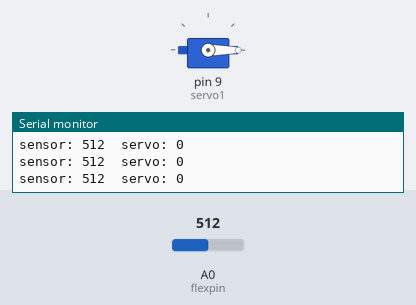
This sketch was run on a simulated Arduino Uno, built with avr-gcc and run on an emulated ATmega328P. On the bench: servo, the last lines printed to the serial monitor. The inputs (shaded band) are chosen by the test bench; at power-on: A0 (flexpin) = 512.

Above: at 1.2 s.
1.3 s: A0 (flexpin) set to 716
At 1.8 s:
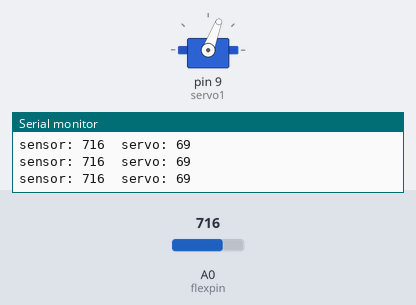
2.8 s: A0 (flexpin) set to 900
At 4.1 s:
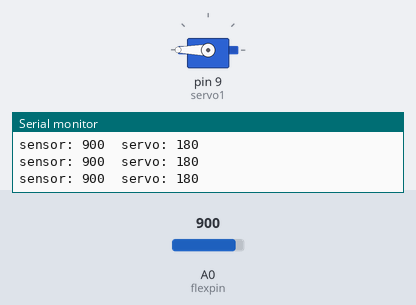
Timing chart, 0 to 5.8 s (numbered marks = the images above; inputs shaded):
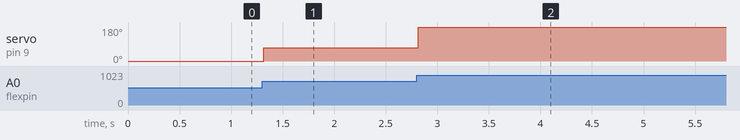

Measured:
- after the input at 1.3 s, servo on pin 9 (servo1): 0° → 69° at once
- after the input at 2.8 s, servo on pin 9 (servo1): 69° → 180° at once

The sketch:

lesson_09.ino
```cpp
/*
 * Набор для экспериментов MaxKit 01
 * Код программы для опыта №9: sketch 09
 *
 * ДАТЧИК ИЗГИБА (FLEX SENSOR)
 *
 * Написано для сайта "Полный комплект" http://maxkit.ru
 *
 *
 * Помощь сообщества Arduino.
 * Посетите сайт http://www.arduino.cc
 *
 *
 * ДАТЧИК ИЗГИБА (FLEX SENSOR)
 *
 * Использование "FLEX SENSOR" для изменения положение сервопривода
 *
 * В предыдущем скетче мы узнали, как устанавливать сервопривод
 * в разные позиций. Теперь же, мы познакомимся с новым датчиком
 * который тоже можно использовать для управления сервоприводом.
 *
 * Датчик изгиба представляет собой пластиковую полоску с
 * токопроводящим покрытием. Когда полоса не изогнута, покрытие
 * обладает определенным сопротивлением, но как только полоска
 * начинает изгибаться, частицы в покрытии изменяют положение
 * друг относительно друга, тем самым увеличивая общее сопротивление.
 * Вы можете использовать это датчик встроив его например в перчатку
 * для определения движение пальца, прикрепив к дверным петлям, чтобы
 * узнать угол открытия двери, и т.д.
 *
 * Подключение оборудования:
 *
 *  Flex сенсор:
 *
 *  Flex сенсор - пластиковая полоска с черными поперечными полосками.
 *  Он воспринимает изгиб с полосатой стороны.
 *  
 *  Flex датчик имеет два контакта, и так как это резистор, полярность
 *  у него отсутствует, т.е все равно какой куда подключать.
 *  
 *  Подключите один из выводов на аналоговый Pin0 Arduino.
 *  И тот же вывод подключите, через резистор 10 кОм (коричневый
 *  черный оранжевый) к земле (GND).
 *  Подключите второй вывод к питанию +5В.
 *
 *  Сервопривод:
  
 *  Из Сервопривода выходит кабель, с тремя проводами оканчивающийся
 *  разъемом. Соедините Arduino и серву воткнув провода перемычки,
 *  непосредственно в разъем сервопривода и макетной платы.
 *  
 *  Подключите красный провод (питание) в +5 вольт (5V)
 *  Подключите белый (или желтый) провод (сигнал) к цифровому выводу Pin9
 *  Подключите черный провод (земля) к минусовой шине (GND)
 *
 *  Обратите внимание, что сервоприводы могут потреблять много энергии,
 *  что может вызывать неравномерность в работе, а также зависание или
 *  перезапуск вашей Arduino. Если вы используете большую серву, или
 *  несколько, то лучше предоставьте для них отдельный источник питания
 *  5V. Дополнительно смотрите эту ветку Arduino Форума:
 *  http://www.arduino.cc/cgi-bin/yabb2/YaBB.pl?num=1239464763
 *
 *
 *
 *
 * Этот sketch был написан SparkFun Electronics,
 * Переведен специально для сайта http://maxkit.ru
 * 01 февраля 2015г.
 *
*/


// Подключите библиотеку сервопривода для добавления функций управления:

#include <Servo.h>

// Создание "объекта" Servo, с именем servo1. Каждый "объект" может
// иметь одно имя с помощью которого можно обращаться к конкретному
// сервоприводу через весь скетч. Максимально количество
// сервоприводов которыми можно управлять может быть 12:

Servo servo1;

// Задать аналоговый порт для считывания показаний с датчика изгиба:

const int flexpin = 0;


void setup()
{
  // Используйте окно монитора порта для отладки программы:

  Serial.begin(9600);

  // Включение управления сервоприводом на pin 9:

  servo1.attach(9);
}


void loop()
{
  int flexposition; // Значение входного сигнала с аналогового порта.
  int servoposition;// Выходное значение для сервы.

  // Прочитать положение гибкого датчика (от 0 до 1023):

  flexposition = analogRead(flexpin);

  // Мы уже знаем, рабочий диапазон значений функции analogRead()
  // 0-1023. Значения "делителя напряжения" получаемого с Датчика
  // изгиба, который мы используем, будет приблизительно 600-900.
  // Для сервы нужен диапазон градусов от 0 до 180...
  // Эта проблема решается с помощью двух полезных функций
  // о которых шла речь в опыте №6 - map() и constrain().
  // ...таким образом "конвертируем" диапазон значений 600-900
  // в значения градусов для сервопривода от 0 до 180.

  // Небольшая ремарка:
  // В некоторых наборах в комплекте нет датчика изгиба, это
  // из за его дорогой стоимости, но вам не стоит расстраиваться
  // для того чтобы разобраться с этим опытом вы можете вместо
  // него поставить фоторезистор не меняя ничего в схеме и ваш
  // серводвигатель будет менять свое положение в зависимости
  // освещенности датчика.
  // Единственное что вам нужно будет поправить это вот эта
  // строка:
  // servoposition = map(flexposition, 870, 1000, 0, 180);
  // значения 870 и 1000 взяты из монитора порта, 870 - наибольшая
  // освещенность датчика, 1000 - наименьшая (темнота)

  servoposition = map(flexposition, 600, 900, 0, 180);
  servoposition = constrain(servoposition, 0, 180);

  // Теперь мы отдаем команды "серве", чтобы она
  // установилась в определенную позицию:

  servo1.write(servoposition);

  // Каждый гибкий датчик имеет слегка различное, свое сопротивление,
  // Цифры 600-900 очень приблизительные, а нам бы хотелось точности.
  // Для точной настройки мы будем использовать COM порт, значения
  // которого мы увидим в окне Serial Monitor (Монитора порта):

  Serial.print("sensor: ");
  Serial.print(flexposition);
  Serial.print("  servo: ");
  Serial.println(servoposition);

  // Обратите внимание, что все перечисленные выше строки
  // используют команду "print", за исключением последней "Println".
  // Это позволяет ставить получаемые значения на той же линии, что
  // и надписи ("sensor: "), ("  servo: "), и только в конце отправляет
  // окончательную команду "возврат каретки", чтобы перейти к следующей
  // строке.

  // После загрузки скетча в Arduino, включите Serial Monitor
  // (значок увеличительного стекла в правом углу панели инструментов).
  // Вы сможете увидеть изменяемые значения датчика. Запишите значения
  // не искривленного датчика и в максимальном искривлении, т.е.
  // минимальное и максимальное значение. Впишите полученные вами
  // значения вместо 600 и 900 в функции map() выше, тем самым вы
  // повысите точность сопоставления гибкого датчика с точностью
  // поворота сервопривода.

  delay(20);  // пауза 20мс между обновлением значений "servo"
}
```
